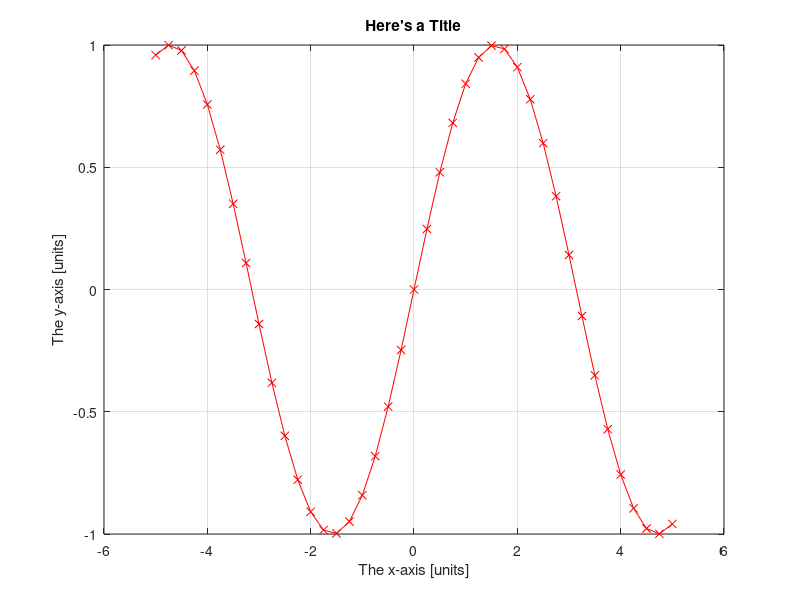

Recreate this plot in MATLAB.
%% forSine.m
% Lecture 05 ALA. 
% Creates a vector
% t


t = -5:0.25:5; % Radians
y = zeros(size(t));

N = length(t);

for stepNumber = 1:N
    y(stepNumber) = sin(t(stepNumber));
end

%% Plot the output
figure("Name","Sine Plot")
plot(t,y, 'rx-')
grid on
title("Here's a Title")
xlabel("The x-axis [units]")
ylabel('The y-axis [units]')